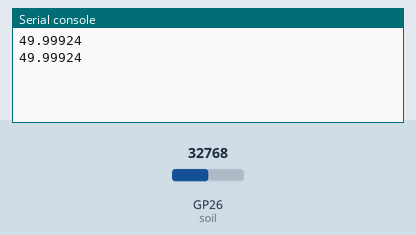
This program was run on a simulated Raspberry Pi Pico running MicroPython. Parts: the last lines printed to the serial console. The test bench sets the inputs (shaded band); at power-on: GP26 (soil) = 32768 (analog values on the 0–65535 scale).

Above: at 1.2 s.
1.3 s: GP26 (soil) set to 45874
At 1.9 s:
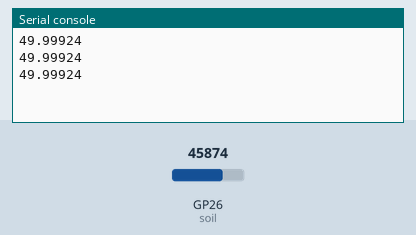
2.8 s: GP26 (soil) set to 57670
At 3.4 s:
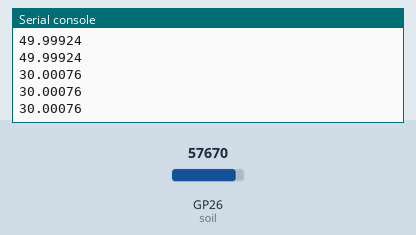
Timing chart, 0 to 5.8 s (numbered marks = the images above; inputs shaded):
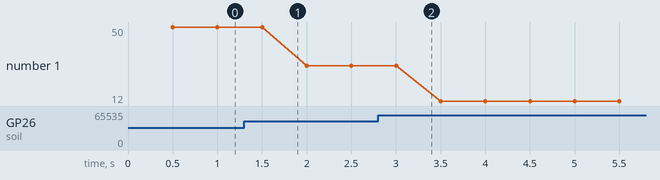

The program:

soilSensorCal.py
```python
from machine import ADC, Pin
import utime

# assign GPIO pin
soil = ADC(Pin(26))

# Variables
min_moisture = 0
max_moisture = 65535
readDelay = 0.5

# loop to get reading
while True:
    moisture = (max_moisture-soil.read_u16()) * 100 / (max_moisture - min_moisture)
    utime.sleep(readDelay)
    print(moisture)
```

Measured:
- plotted number 1: 50 → 30 after the input at 1.3 s, 30 → 12 after the input at 2.8 s
